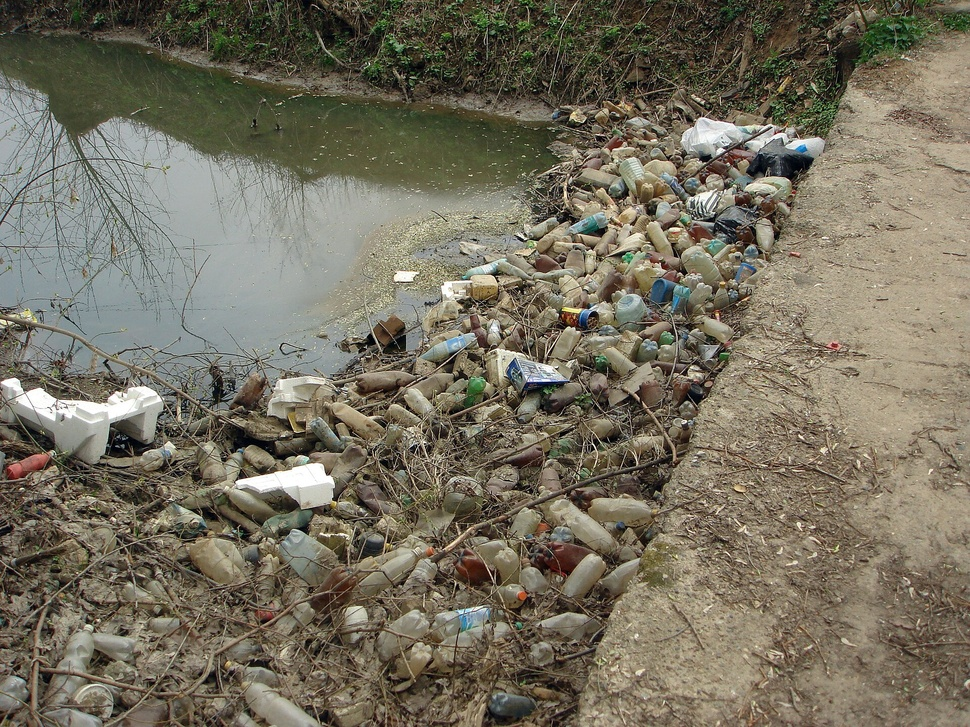
#> input picture samples3/River_Starka.jpg, 970 x 727 px, shrunk from 1920 x 1440 before the run
$ python -i indices.py   (imports and definitions only)
#> lines starting #> are read from the running program, lines starting #| are printed output that depends on the picture; after the words box and inside, x2 and y2 are one past the last pixel; in counts of white or black regions, pixels touching at a corner belong together
"""Physics-motivated image indices for amorphous surface contamination.

Oil sheen and algal bloom have no edges, so an object detector cannot find
them. Satellite work uses spectral indices for exactly this reason -- the
Floating Debris Index and NDVI separate floating material from water far more
reliably than colour alone. Those need a near-infrared band, which consumer
RGB imagery does not carry, so this module computes RGB-domain analogues that
keep the underlying physics:

  * Oil damps capillary waves. A slick is therefore a LOW-texture anomaly
    sitting inside an otherwise wave-textured field. This is the optical
    equivalent of the dark-spot segmentation step used on SAR.
  * Oil films are iridescent: locally high hue variance at low saturation.
  * Algae raise the green fraction, which is what the excess-green and green
    chromatic coordinate indices measure.
  * Foam and sun glint are the dominant false positives, so they get their own
    indices rather than being left to contaminate the oil score.
"""

from __future__ import annotations

from dataclasses import dataclass

import cv2
import numpy as np

_EPS = 1e-6


@dataclass(frozen=True)
class IndexStack:
    """Per-pixel evidence maps, each normalised to roughly [0, 1]."""

    water: np.ndarray
    texture: np.ndarray
    smoothness: np.ndarray
    iridescence: np.ndarray
    excess_green: np.ndarray
    brightness: np.ndarray
    brightness_excess: np.ndarray
    saturation: np.ndarray
    turbidity: np.ndarray

    @property
    def shape(self) -> tuple[int, int]:
        return self.water.shape


def _normalise(a: np.ndarray) -> np.ndarray:
    lo, hi = np.percentile(a, 2), np.percentile(a, 98)
    if hi - lo < _EPS:
        return np.zeros_like(a, dtype=np.float32)
    return np.clip((a - lo) / (hi - lo), 0.0, 1.0).astype(np.float32)


def _local_std(gray: np.ndarray, ksize: int = 11) -> np.ndarray:
    """Windowed standard deviation: the wave-texture proxy."""
    mean = cv2.blur(gray, (ksize, ksize))
    sq = cv2.blur(gray * gray, (ksize, ksize))
    return np.sqrt(np.maximum(sq - mean * mean, 0.0))


def _circular_std(hue_deg: np.ndarray, ksize: int = 11) -> np.ndarray:
    """Hue is an angle, so its spread needs a circular statistic.

    Treating hue as a scalar makes red (0 deg) and red (359 deg) look maximally
    different, which would flag every red object as iridescent.
    """
    theta = np.radians(hue_deg * 2.0)
    mean_cos = cv2.blur(np.cos(theta), (ksize, ksize))
    mean_sin = cv2.blur(np.sin(theta), (ksize, ksize))
    resultant = np.clip(np.sqrt(mean_cos**2 + mean_sin**2), _EPS, 1.0)
    return np.sqrt(-2.0 * np.log(resultant)).astype(np.float32)


def water_mask(rgb: np.ndarray) -> np.ndarray:
    """Heuristic water/not-water split.

    Deliberately a heuristic rather than a learned segmenter: it costs nothing
    to run and its failure mode is visible in the overlay. It exists to supply
    the density denominator and to stop detections being counted on sky, land
    or the deck of a boat.
    """
    hsv = cv2.cvtColor(rgb, cv2.COLOR_RGB2HSV).astype(np.float32)
    hue, sat, val = hsv[..., 0], hsv[..., 1] / 255.0, hsv[..., 2] / 255.0
    h, w = hue.shape

    f = rgb.astype(np.float32) / 255.0
    warmth = f[..., 0] - f[..., 2]  # red minus blue

    # Sky: bright, weakly saturated, and near the top of the frame.
    rows = np.linspace(0.0, 1.0, h, dtype=np.float32)[:, None]
    sky = (val > 0.78) & (sat < 0.30) & (rows < 0.45)

    # Vegetation sits in the green/yellow hues at real saturation.
    vegetation = (hue > 20) & (hue < 45) & (sat > 0.35) & (val > 0.25)

    # Dry sand and bare ground: red dominant over blue, and bright with it.
    # Brightness is part of the test because turbid or sediment-laden water is
    # also red-dominant but much darker, and excluding it would delete exactly
    # the plumes this system is meant to find.
    sand = (warmth > 0.045) & (val > 0.50)

    mask = ~(sky | vegetation | sand)
    kernel = np.ones((9, 9), np.uint8)
    mask = cv2.morphologyEx(mask.astype(np.uint8), cv2.MORPH_OPEN, kernel)
    mask = cv2.morphologyEx(mask, cv2.MORPH_CLOSE, kernel)
    return mask.astype(bool)


def compute(rgb: np.ndarray) -> IndexStack:
    """Build the full evidence stack for one RGB frame."""
    rgb = np.ascontiguousarray(rgb)
    f = rgb.astype(np.float32) / 255.0
    r, g, b = f[..., 0], f[..., 1], f[..., 2]

    hsv = cv2.cvtColor(rgb, cv2.COLOR_RGB2HSV).astype(np.float32)
    hue, sat, val = hsv[..., 0], hsv[..., 1] / 255.0, hsv[..., 2] / 255.0
    gray = cv2.cvtColor(rgb, cv2.COLOR_RGB2GRAY).astype(np.float32) / 255.0

    texture = _normalise(_local_std(gray))

    # Oil suppresses surface roughness, so the useful signal is the ABSENCE of
    # texture in a frame that otherwise has some. In flat calm there is no
    # texture anywhere and this index correctly carries no information.
    contrast = float(np.std(gray))
    smoothness = (1.0 - texture) * np.clip(contrast / 0.08, 0.0, 1.0)

    # Iridescence needs low saturation: a bright saturated object is paint or
    # plastic, not a thin interference film.
    iridescence = _normalise(_circular_std(hue)) * np.clip(1.0 - sat * 1.8, 0.0, 1.0)

    total = r + g + b + _EPS
    excess_green = _normalise(np.clip(2.0 * g - r - b, 0.0, None) * (g / total))
    turbidity = _normalise(np.clip(r - b, 0.0, None) * val)

    water = water_mask(rgb)

    # Brightness relative to the water around it, not absolute. Foam and glint
    # are defined by standing out from their own background, so a dim overcast
    # scene and a bright noon scene have to be judged on the same scale.
    reference = float(np.median(val[water])) if water.any() else float(np.median(val))
    brightness_excess = _normalise(np.clip(val - reference, 0.0, None))

    return IndexStack(
        water=water.astype(np.float32),
        texture=texture,
        smoothness=smoothness.astype(np.float32),
        iridescence=iridescence.astype(np.float32),
        excess_green=excess_green,
        brightness=val.astype(np.float32),
        brightness_excess=brightness_excess,
        saturation=sat.astype(np.float32),
        turbidity=turbidity,
    )


# Each hypothesis names the evidence it REQUIRES and the evidence that rules
# it out. Scoring takes the geometric mean of the required terms rather than a
# weighted sum, because a sum lets one strong irrelevant signal carry a
# hypothesis: a smooth patch alone would read as oil even with no iridescence
# at all. Requiring every term forces oil to be both smooth and iridescent,
# and lets shallow seabed -- also smooth -- be separated by the absence of an
# interference film.
_HYPOTHESES: dict[str, dict[str, tuple[str, ...]]] = {
    "oil_slick": {
        "require": ("smoothness", "iridescence"),
        "suppress": ("brightness_excess", "texture"),
    },
    "algal_bloom": {
        "require": ("excess_green",),
        "suppress": ("brightness_excess", "iridescence"),
    },
    "sewage_plume": {
        "require": ("turbidity",),
        "suppress": ("excess_green", "iridescence"),
    },
    "sea_foam": {
        "require": ("brightness_excess", "texture"),
        "suppress": ("saturation",),
    },
    "sun_glint": {
        "require": ("brightness_excess",),
        "suppress": ("texture", "saturation"),
    },
    "shallow_seabed": {
        "require": ("smoothness", "turbidity"),
        "suppress": ("iridescence", "brightness_excess"),
    },
}

_EVIDENCE_KEYS = (
    "smoothness",
    "iridescence",
    "excess_green",
    "turbidity",
    "brightness_excess",
    "saturation",
    "texture",
)

# How hard a disqualifying feature pushes a hypothesis down.
_SUPPRESSION = 0.85


# [69 lines left out: functions region_evidence, score_region, candidate_masks, not called in this run]

>>> import cv2
>>> picture = cv2.cvtColor(cv2.imread('../../../samples3/River_Starka.jpg'), cv2.COLOR_BGR2RGB)
>>> result = compute(picture)
#> in _normalise, `lo, hi = np.percentile(a, 2), np.percentile(a, 98)`: lo = 0.0136; hi = 0.223
#> in compute, `contrast = float(np.std(gray))`: contrast = 0.191
#> in compute, `iridescence = _normalise(_circular_std(hue)) * np.clip(1.0 - sat * 1.8..`:
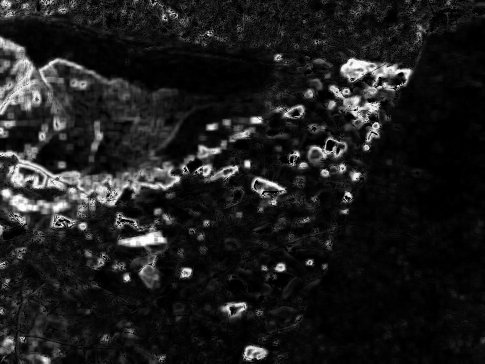
#> iridescence: shape (727, 970) float32 (shown at 1/2 size); min 0, max 1, mean 0.114
#> in _normalise (call 3), `lo, hi = np.percentile(a, 2), np.percentile(a, 98)`: lo = 0; hi = 0.064
#> in _normalise (call 3), `return np.clip((a - lo) / (hi - lo), 0.0, 1.0).astype(np.float32)`:
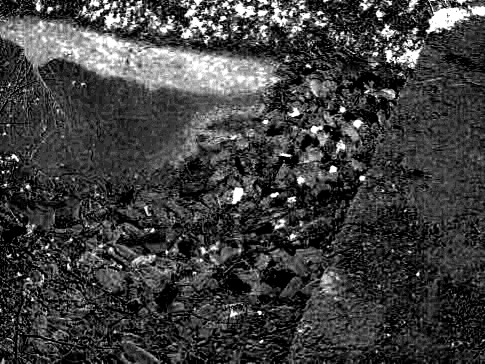
#> returned value: shape (727, 970) float32 (shown at 1/2 size); min 0, max 1, mean 0.251
#> in water_mask, `sky = (val > 0.78) & (sat < 0.30) & (rows < 0.45)`:
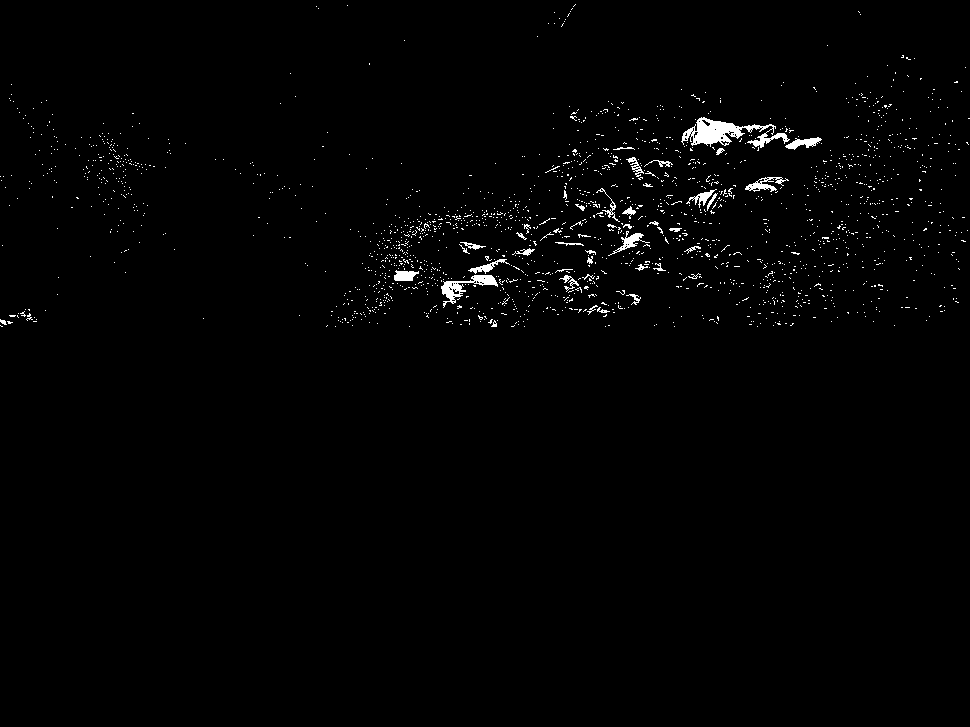
#> sky: shape (727, 970) bool; 1.2% white; 1911 white regions (1865 under 20 px), largest, box (x1, y1, x2, y2) and area: (681, 117, 790, 148) 1374, (441, 275, 498, 308) 559, (745, 177, 789, 192) 265
#> in water_mask, `mask = cv2.morphologyEx(mask, cv2.MORPH_CLOSE, kernel)`:
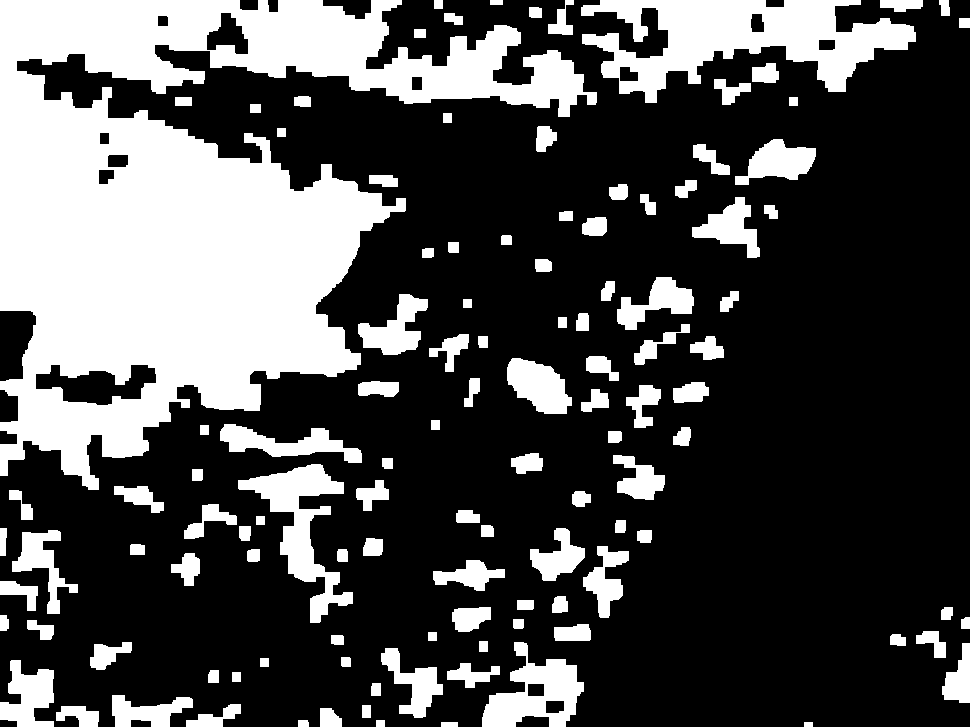
#> mask: shape (727, 970); values 0 (black) and 1 (white), 30.1% white; 118 white regions, largest, box (x1, y1, x2, y2) and area: (0, 0, 597, 490) 131297, (581, 0, 916, 103) 17043, (238, 464, 353, 623) 5751
#> in compute, `reference = float(np.median(val[water])) if water.any() else float(np...`: reference = 0.404
#> in _normalise (call 5), `lo, hi = np.percentile(a, 2), np.percentile(a, 98)`: hi = 0.408
#> in _normalise (call 5), `return np.clip((a - lo) / (hi - lo), 0.0, 1.0).astype(np.float32)`:
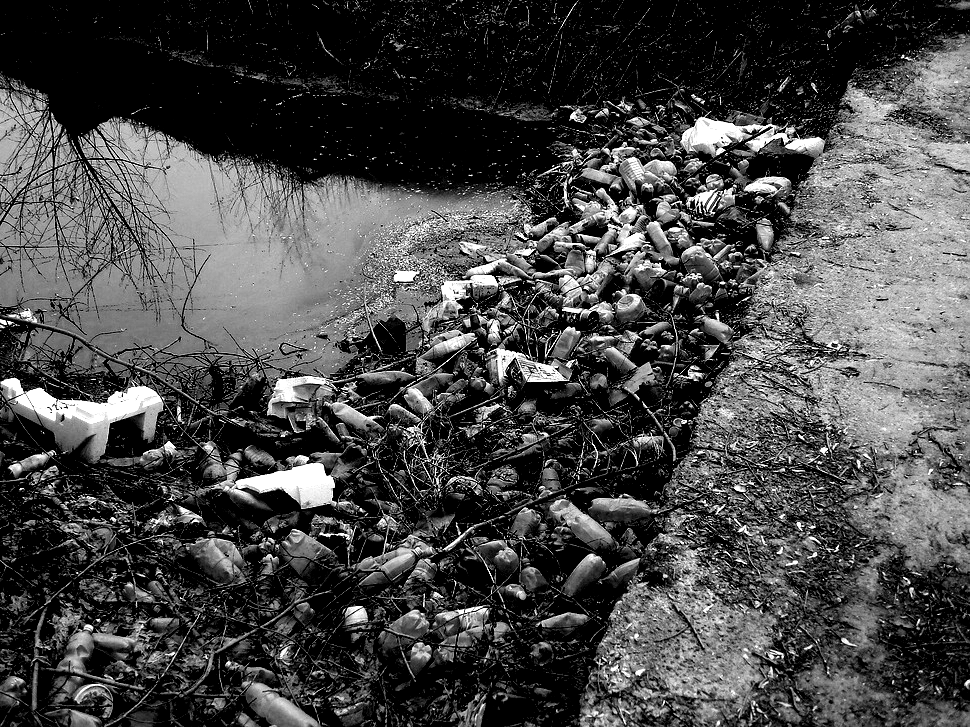
#> returned value: shape (727, 970) float32; min 0, max 1, mean 0.285
